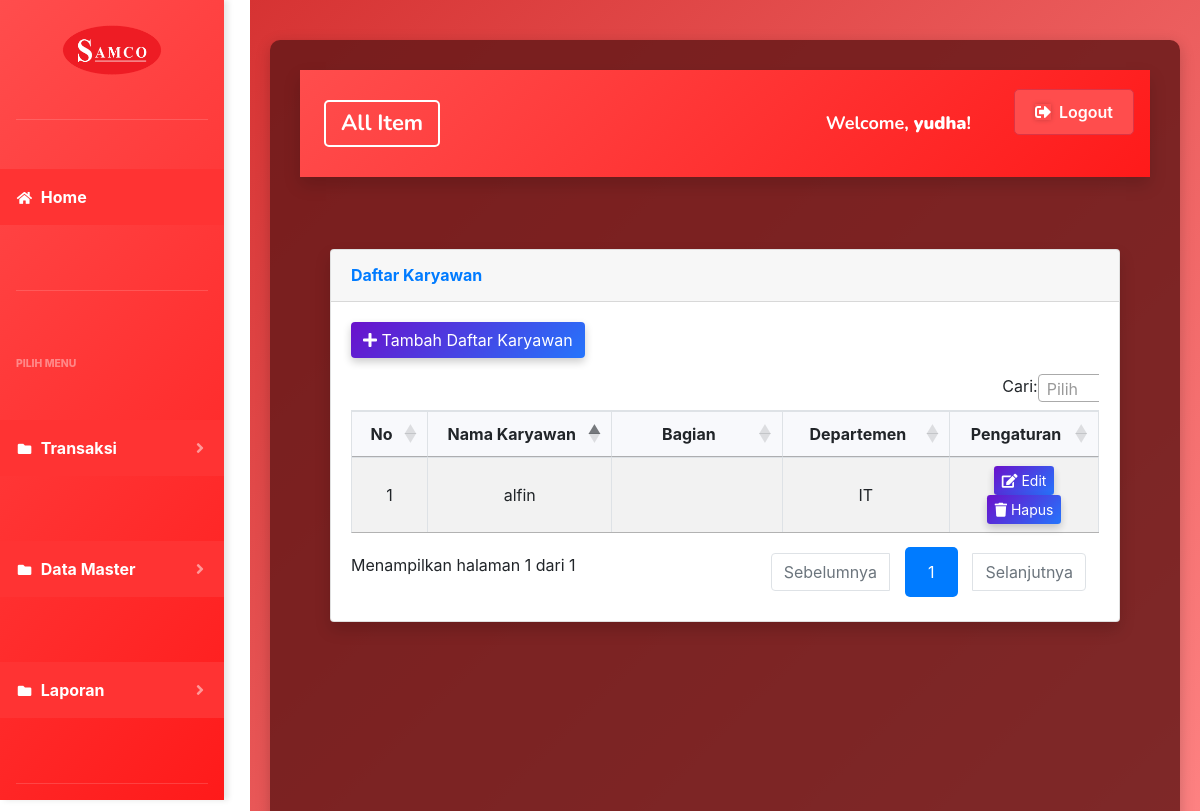
The app's page /index.php?page=daftarkaryawan (signed in), older data.
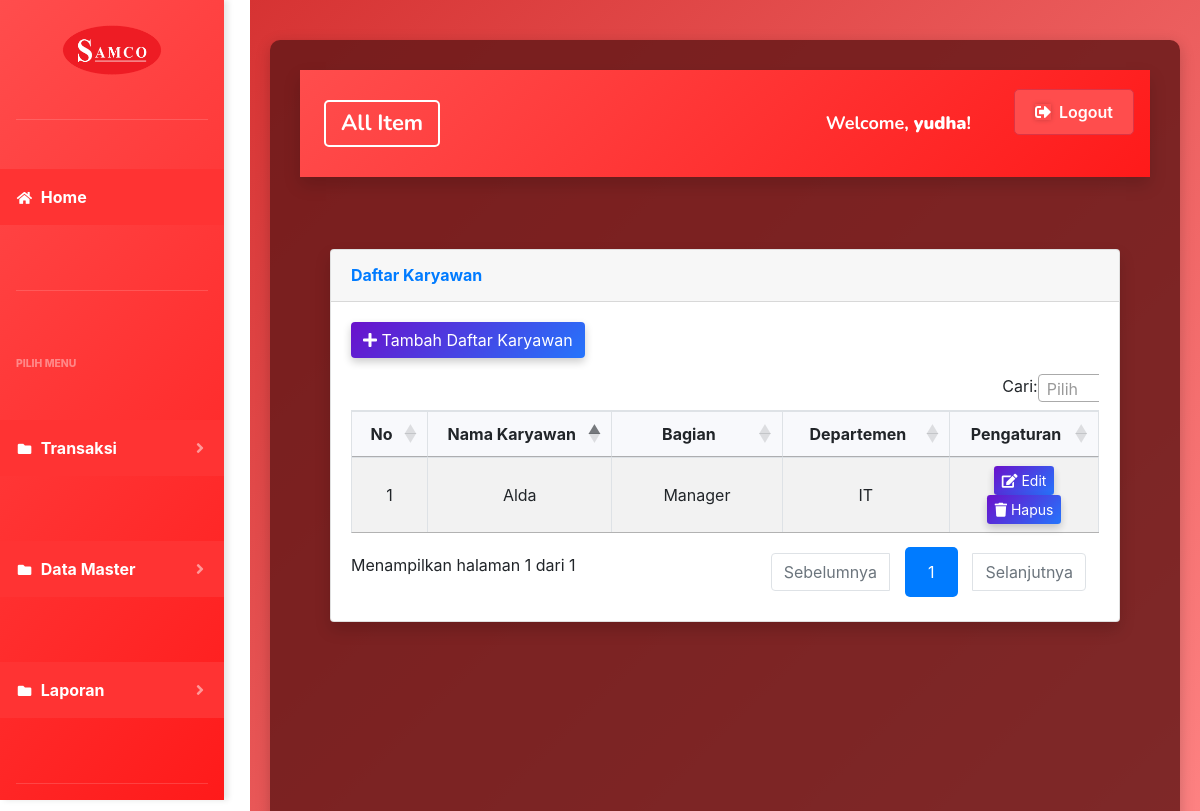
The same page, newer data.
### tables this page shows
CREATE TABLE `daftar_karyawan` (
  `id` int(11) NOT NULL,
  `nama` varchar(100) NOT NULL,
  `departemen_id` int(11) DEFAULT NULL,
  `bagian` varchar(255) NOT NULL
);

CREATE TABLE `departemen` (
  `id` int(11) NOT NULL,
  `nama` varchar(100) NOT NULL
);

### page/daftarkaryawan/daftarkaryawan.php (the view, shortened to what this page needs)
<div class="container-fluid">
    <div class="card shadow mb-4">
        <div class="card-header py-3">
            <h6 class="m-0 font-weight-bold text-primary">Daftar Karyawan</h6>
        </div>
        <div class="card-body">
            <div class="mb-3">
                <a href="?page=daftarkaryawan&aksi=tambahdaftarkaryawan" class="btn btn-primary custom-btn">
                    <i class="fas fa-plus me-2"></i> Tambah Daftar Karyawan
                </a>
            </div>
            <div class="table-responsive">
                <table class="table table-bordered table-striped" id="daftarkaryawan">
                    <thead>
                        <tr>
                            <th style="width: 50px; text-align: center; vertical-align: middle;">No</th>
                            <th style="width: 200px; text-align: center; vertical-align: middle;">Nama Karyawan</th>
                            <th style="width: 200px; text-align: center; vertical-align: middle;">Bagian</th>
                            <th style="width: 150px; text-align: center; vertical-align: middle;">Departemen</th>
                            <th style="width: 120px; text-align: center; vertical-align: middle;">Pengaturan</th>
                        </tr>
                    </thead>
                    <tbody>
                        <?php
                        $sql = $koneksi->query("
                            SELECT dk.id, dk.nama AS daftar_karyawan, dk.bagian, d.nama AS departemen
                            FROM daftar_karyawan dk
                            LEFT JOIN departemen d ON dk.departemen_id = d.id
                            ORDER BY dk.id ASC
                        ");
                        while ($data = $sql->fetch_assoc()) {
                            ?>
                            <tr>
                                <td style="text-align: center;"></td>
                                <td style="text-align: center;"><?php echo htmlspecialchars($data['daftar_karyawan']); ?>
                                </td>
                                <td style="text-align: center;"><?php echo htmlspecialchars($data['bagian']); ?>
                                </td>
                                <td style="text-align: center;"><?php echo htmlspecialchars($data['departemen']); ?></td>
                                <td style="text-align: center;">
                                    <a href="?page=daftarkaryawan&aksi=ubahdaftarkaryawan&id=<?php echo $data['id']; ?>"
                                        class="btn btn-info btn-sm custom-btn">
                                        <i class="fas fa-edit"></i> Edit
                                    </a>
                                    <a href="?page=daftarkaryawan&aksi=hapusdaftarkaryawan&id=<?php echo $data['id']; ?>"
                                        class="btn btn-danger btn-sm custom-btn"
                                        onclick="return confirm('Apakah anda yakin akan menghapus data ini?')">
                                        <i class="fas fa-trash"></i> Hapus
                                    </a>
                                </td>
                            </tr>
                        <?php } ?>
                    </tbody>
                </table>
            </div>
        </div>
    </div>
</div>
<link href="https://cdnjs.cloudflare.com/ajax/libs/select2/4.0.13/css/select2.min.css" rel="stylesheet" />

### index.php (shortened to what this page needs)
<?php
$koneksi = new mysqli("localhost", "root", "", "webinventory");
?>
<!DOCTYPE html>
<html lang="en">
<head>
  <link href="vendor/fontawesome-free/css/all.min.css" rel="stylesheet" type="text/css">
  <link href="css/sb-admin-2.min.v2.css" rel="stylesheet">
  <link href="vendor/datatables/dataTables.bootstrap4.min.css" rel="stylesheet">
  <head- Existing meta tags and title -->
      <head>
        <link href="https://cdn.jsdelivr.net/npm/bootstrap@4.6.2/dist/css/bootstrap.min.css" rel="stylesheet">
        <link href="https://cdn.datatables.net/1.13.7/css/jquery.dataTables.min.css" rel="stylesheet">
        <link href="https://cdn.datatables.net/1.13.7/css/dataTables.bootstrap4.min.css" rel="stylesheet">
        <link href="https://cdnjs.cloudflare.com/ajax/libs/font-awesome/5.15.4/css/all.min.css" rel="stylesheet">
      </head>
<body id="page-top">
  <div id="wrapper">
    <ul class="navbar-nav bg-gradient-primary sidebar sidebar-dark accordion" id="accordionSidebar">
      <a class="sidebar-brand d-flex align-items-center justify-content-center" href="index.php">
        <div class="sidebar-brand-icon">
          <img src="Samco.png" alt="Logo" class="logo-image">
        </div>
      </a>
      <hr class="sidebar-divider my-0">
      <li class="nav-item active">
        <a class="nav-link" href="?page=home3">
          <i class="fas fa-fw fa-home"></i>
          <span>Home</span></a>
      </li>
      <hr class="sidebar-divider">
      <div class="sidebar-heading">
        Pilih Menu
      </div>
      <li class="nav-item active">
        <a class="nav-link collapsed" href="#" data-toggle="collapse" data-target="#collapsePages" aria-expanded="true"
          aria-controls="collapsePages">
          <i class="fas fa-fw fa-folder"></i>
          <span>Transaksi</span>
        </a>
      </li>
      <li class="nav-item active">
        <a class="nav-link collapsed" href="#" data-toggle="collapse" data-target="#collapseData" aria-expanded="true"
          aria-controls="collapseData">
          <i class="fas fa-fw fa-folder"></i>
          <span>Data Master</span>
        </a>
      </li>
      <li class="nav-item active">
        <a class="nav-link collapsed" href="#" data-toggle="collapse" data-target="#collapseLaporan"
          aria-expanded="true" aria-controls="collapseLaporan">
          <i class="fas fa-fw fa-folder"></i>
          <span>Laporan</span>
        </a>
      </li>
      <hr class="sidebar-divider d-none d-md-block">
    </ul>
    <div id="content-wrapper" class="d-flex flex-column">
      <div id="content">
        <nav class="navbar navbar-expand navbar-light bg-white topbar mb-4 static-top shadow">
          <ul class="navbar-nav" style="width: 100%; display: flex; justify-content: space-between;">
            <li class="nav-item dropdown no-arrow">
              <a class="nav-link" href="#" id="navbarDropdown" role="button" data-toggle="dropdown" aria-haspopup="true"
                aria-expanded="false">
                <span class="data-master-text">All Item</span>
              </a>
            </li>
            <li class="nav-item dropdown no-arrow">
              <div class="top-menu">
                <ul class="nav pull-right top-menu">
                  <li class="nav-item">
                    <a class="nav-link" href="#">
                      <span class="greeting-text">Welcome, <strong><?php echo $_SESSION['username']; ?></strong>!</span>
                    </a>
                  </li>
                  <li>
                    <a onclick="return confirm('Apakah anda yakin akan logout?')" class="btn btn-danger logout-btn"
                      href="logout.php">
                      <i class="fas fa-sign-out-alt"></i> <span class="logout-text">Logout</span>
                    </a>
                  </li>
                </ul>
              </div>
            </li>
          </ul>
        </nav>
        <div class="container-fluid">
          <section class="content">
            <?php
            $page = $_GET['page'] ?? '';
            $aksi = $_GET['aksi'] ?? '';
            if ($page == "daftarkaryawan") {
              if ($aksi == "") {
                include "page/daftarkaryawan/daftarkaryawan.php";
              }
            }
            ?>
          </section>
        </div>
      </div>
    </div>
  </div>
  <link rel="stylesheet" href="https://cdn.jsdelivr.net/npm/sweetalert2@11.5.4/dist/sweetalert2.min.css">
  <link href="https://cdnjs.cloudflare.com/ajax/libs/select2/4.0.13/css/select2.min.css" rel="stylesheet" />
</body>
</html>

### index.php (style rules this page uses)
.sidebar-brand-icon .logo-image { width: 100px; height: 50px; object-fit: contain; margin-top: 30px; }
.sidebar { background: linear-gradient(135deg, #ff4d4d, #ff1a1a); font-size: 16px; position: fixed; top: 0; left: 0; height: 100vh; width: 250px; z-index: 1000; transition: transform 0.3s ease-in-out; box-shadow: 4px 0 6px rgba(0, 0, 0, 0.1); }
.sidebar .nav-item { margin-bottom: 1rem; }
.sidebar .nav-link { color: #fff !important; font-weight: 600; font-size: 16px; padding: 10px 20px; transition: transform 0.3s ease-in-out, background-color 0.3s ease; }
.sidebar .nav-link i { margin-right: 10px; font-size: 18px; }
.nav-item.active .nav-link { background-color: #ff3333 !important; color: white; }
.sidebar-heading { font-size: 16px; color: #ccc; text-transform: uppercase; padding: 10px 20px; font-weight: bold; }
.sidebar-divider { border-top: 1px solid #e5e5e5; }
body { margin-left: 250px; transition: margin-left 0.3s ease; }
.navbar { background: linear-gradient(135deg, #ff4d4d, #ff1a1a); box-shadow: 0px 4px 8px rgba(0, 0, 0, 0.1); }
.navbar-nav { display: flex; justify-content: space-between; width: 100%; }
.data-master-text { font-family: 'Nunito', sans-serif; font-size: 22px; color: #fff; font-weight: 700; margin-right: 25px; cursor: pointer; padding: 5px 15px; border: 2px solid #fff; border-radius: 5px; transition: border-color 0.3s ease, color 0.3s ease; }
.greeting-text { font-family: 'Nunito', sans-serif; font-size: 18px; color: #fff; font-weight: 700; transition: color 0.3s ease; margin-right: 25px; }
.logout-btn { display: flex; align-items: center; padding: 10px 20px; font-size: 16px; font-weight: 600; background-color: #ff4d4d; color: white; border-radius: 5px; transition: background-color 0.3s ease, transform 0.3s ease; text-decoration: none; margin-left: 10px; }
.logout-text { margin-left: 8px; }
.logout-btn i { box-shadow: 0px 0px 5px rgba(0, 0, 0, 0.2); transition: box-shadow 0.3s ease; }
.nav-item { margin: 0; }

### page/daftarkaryawan/daftarkaryawan.php (style rules this page uses)
.custom-btn { background: linear-gradient(135deg, #6a11cb 0%, #2575fc 100%); color: white; border: none; box-shadow: 0 4px 8px rgba(0, 0, 0, 0.2); transition: transform 0.2s ease, box-shadow 0.2s ease; }
.table th, .table td { padding: 12px; text-align: center; vertical-align: middle; }
.table thead th { background-color: #f8f9fc; font-weight: bold; }

Row changes from the older to the newer data that the page shows:
removed daftar_karyawan: nama "alfin", departemen.nama "IT"
added daftar_karyawan: nama "Alda", bagian "Manager", departemen.nama "IT"
